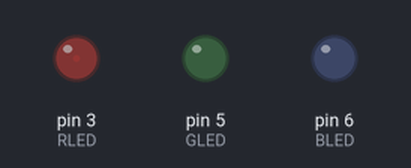
This sketch was run on a simulated Arduino Uno, built with avr-gcc and run on an emulated ATmega328P. Shown: output pins drawn as LEDs (lit = HIGH). What the sketch prints to the serial monitor is not drawn.

Above: at 0.05 s.
At 1.0 s:
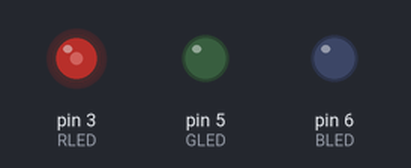
At 1.95 s:
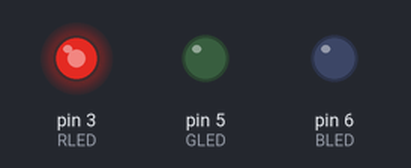
At 3.85 s:
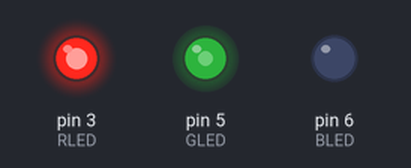
At 5.75 s:
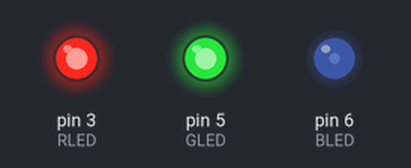
At 7.65 s:
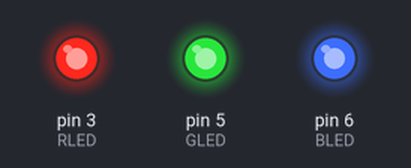
Timing chart, 0 to 11.3 s (numbered marks = the images above):
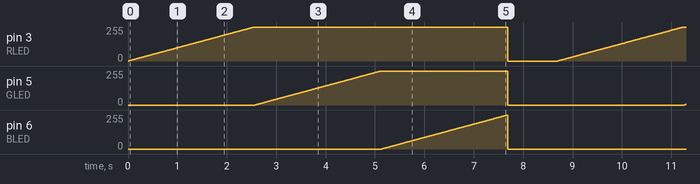

Measured:
- by itself, pin 3 (RLED), pin 5 (GLED), pin 6 (BLED): ramps from 0/255 to 255/255 and jumps back, once every 8.7 s

The sketch:

sketch_apr19a.ino
```cpp
// 전역 변수 및 함수 선언
int LED = 9;
int RLED = 3;
int GLED = 5;
int BLED = 6;

void setup() {
  // put your setup code here, to run once:
  // 초기화 코드 작성
  Serial.begin(9600);
  pinMode(RLED, OUTPUT);
  pinMode(GLED, OUTPUT);
  pinMode(BLED, OUTPUT);
  // digitalWrite(9, HIGH); // HIGH는 5v LOW는 0v
}

void loop() {
  // put your main code here, to run repeatedly:
  // 보드에서 동작할 코드 작성
  // delay(1000);
  // Serial.println("Hello Arduino");
  // digitalWrite(LED, HIGH);
  // delay(1000);
  // digitalWrite(LED, LOW);
  // delay(1000);

  // analogLED();

   analogRGB(RLED);
   analogRGB(GLED);
   analogRGB(BLED);
   analogOFF();
}

void analogRGB(int RGB) {
  Serial.print("LED ");
  Serial.print(RGB);
  Serial.println(" pin 밝기 UP");
  for(int i = 0; i < 256; i++) {
    analogWrite(RGB, i);
    delay(10);
  }
}

void analogOFF() {
  analogWrite(RLED, 0);
  analogWrite(GLED, 0);
  analogWrite(BLED, 0);
  delay(1000);
}

void analogLED() {
  // LED 의 밝기가 점점 밝아짐.
  Serial.println("LED 밝기 UP");
  for(int i = 0; i < 256; i++) {
    analogWrite(LED, i);
    delay(10);
  }

   // LED 의 밝기가 점점 어두워짐.
   Serial.println("LED 밝기 DOWN");
  for(int i = 255; i >= 0; i--) {
    analogWrite(LED, i);
    delay(10);
  }
}
```
